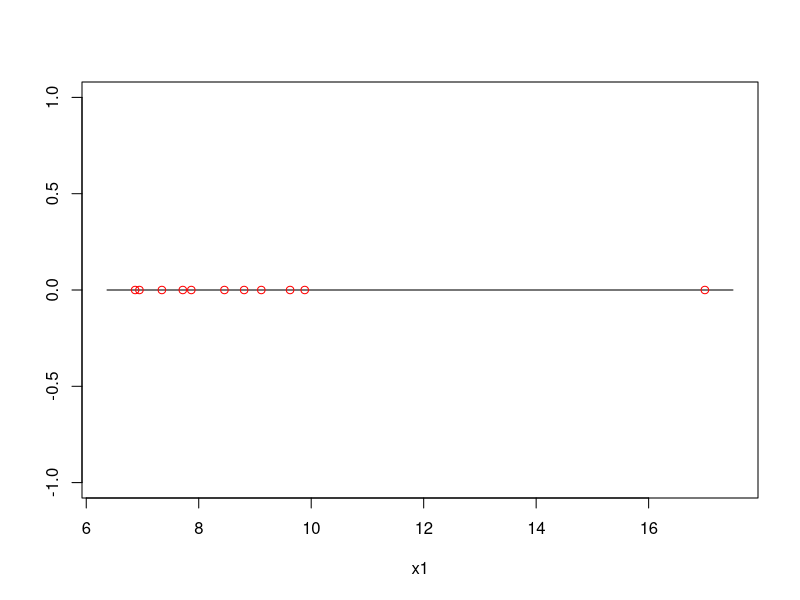
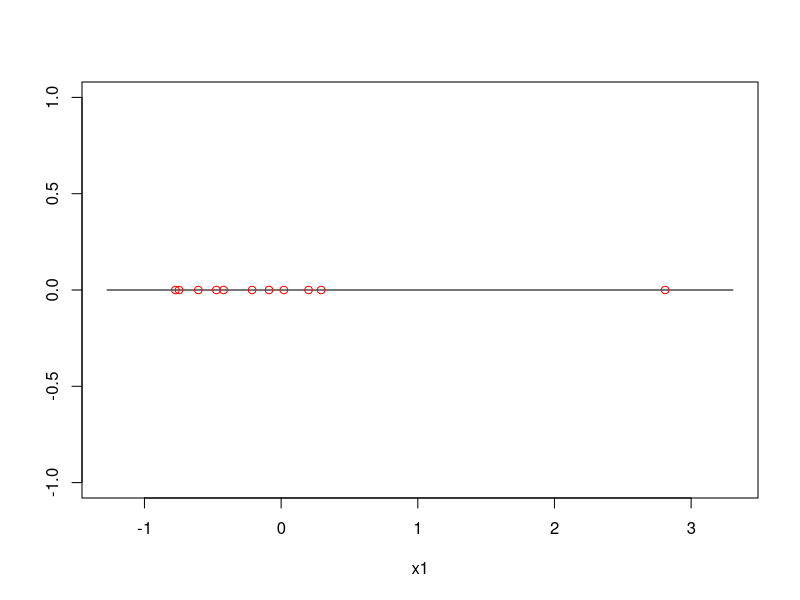
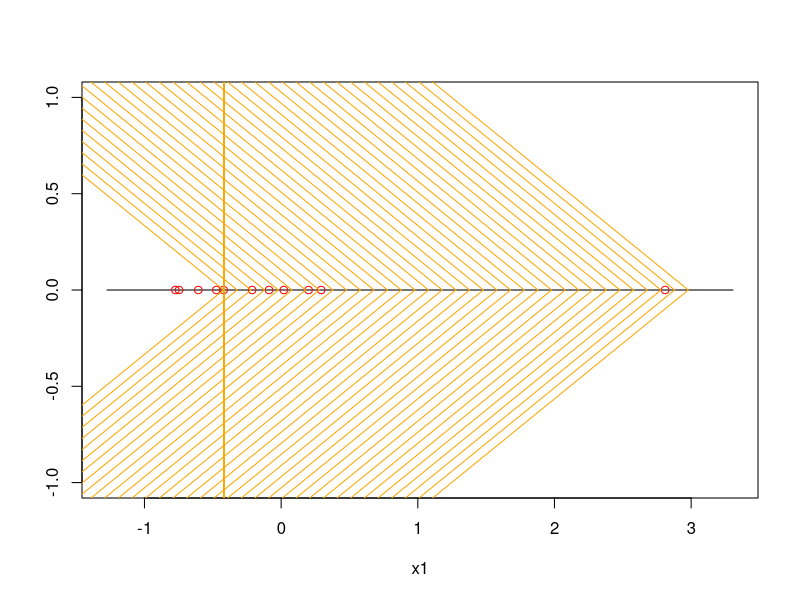
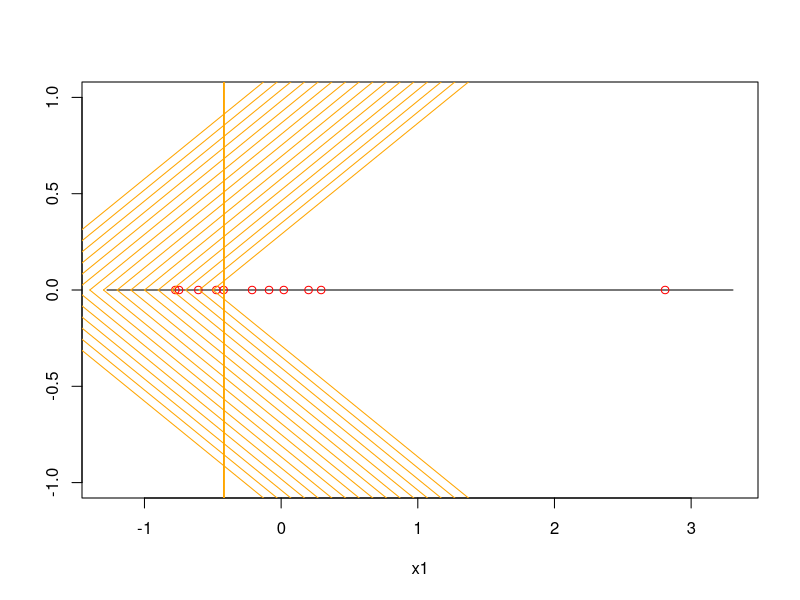

Source code (R) for these figures, in order:
## ---- chunk 1
knitr::opts_chunk$set(echo = TRUE)
## ---- chunk 2
set.seed(47)
x <- append(runif(10,5,10),17)
y <- rep(0,length(x))
data <- cbind(x,y)

plot.data <- function(data){
  plot.x <- seq(min(data[,1]-.5),max(data[,1]+.5),.01)
  plot(plot.x,rep(0,length(plot.x)),t='l',
     xlab="x1",
     ylab="")
  points(data,col='red')
}

plot.data(data)
data
## ---- chunk 3
data <- apply(data, 2, scale)
data[,2] <- rep(0,length(x))
plot.data(data)
## ---- chunk 4
draw.cone.1D <- function(conetip, point, angle, x.lim,direction){
  conetip <- as.numeric(conetip)
  slope <- tan(angle*(pi/180))
  
  if(direction == 1) x <- seq(conetip,x.lim[2],.1)
  else if(direction == -1) x <- seq(conetip,x.lim[1],-.1)
  
  y.upper <- slope*(x-conetip)
  y.lower <- -slope*(x-conetip)
  
  lines(x,y.upper,col='orange')
  lines(x,y.lower,col='orange')
  abline(v=point[1],col='orange')
}
## ---- chunk 5
pt <- data[5,]
plot.data(data)
for(i in seq(pt[1],3,.1)){
  draw.cone.1D(i,pt,30,c(-2,4),-1)
}

plot.data(data)
for(i in seq(-2,pt[1],.1)){
  draw.cone.1D(i,pt,30,c(-2,4),1)
}
## ---- chunk 6
length(which(data[,1]>0))
